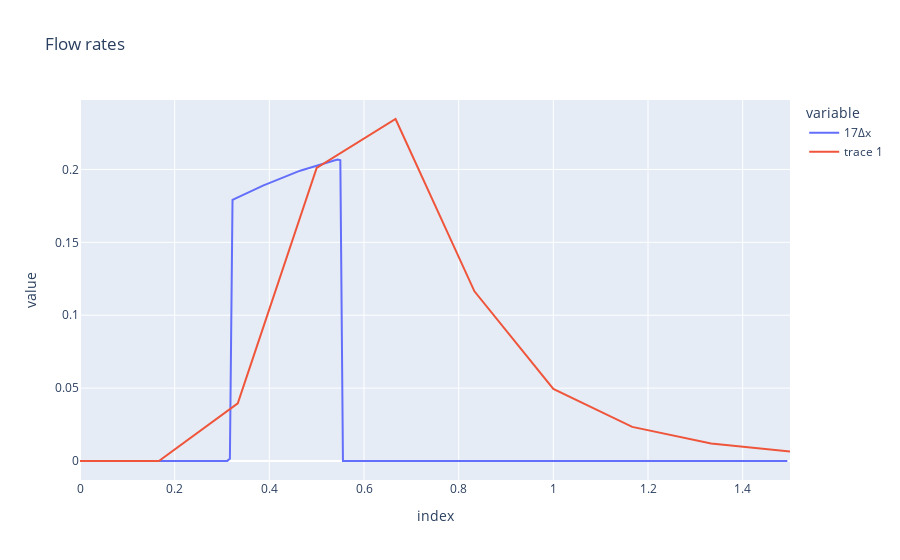

The notebook cell this image was saved under:
### Code cell
import plotly.express as px
import plotly.graph_objects as go
fig = px.line(df, x=df.index, y=['17Δx'], title="Flow rates")

observedtime=[]
for i in range(4,len(ObservedUS['Unsteady Plot'])):
    needtoconvert=float(ObservedUS['Unsteady Plot'][i])/60.00
    observedtime.append(needtoconvert)#need to add /3600 was getting error unsupported operand type(s) for /: 'str' and 'int'
#print(observedtime)

observedflow=[]
for i in range(4,len(ObservedUS['Unnamed: 1'])):
    observedprt2y=float(ObservedUS['Unnamed: 1'][i])*.3
    observedflow.append(observedprt2y)

#print(observedflow)
fig.add_trace(go.Scatter(x=observedtime,y=observedflow, mode="lines"))
fig.show()

#fig.write_html(r'C:\Users\AnnaA\Downloads\chapter7fig2.html')
print(observedflow)

### Figure 1 — Plotly figure (JSON) as saved in the notebook; plotly's stock layout.template omitted (floating-point values rounded to 4 significant figures; data arrays with more than 128 entries replaced by an {"elided": "..."} marker saying what was removed)
{"data": [{"hovertemplate": "variable=17Δx<br>index=%{x}<br>value=%{y}<extra></extra>", "legendgroup": "17Δx", "line": {"color": "#636efa", "dash": "solid"}, "mode": "lines", "name": "17Δx", "orientation": "v", "showlegend": true, "type": "scatter", "x": {"elided": "270 float values"}, "xaxis": "x", "y": {"elided": "270 float values"}, "yaxis": "y"}, {"mode": "lines", "type": "scatter", "x": [0, 0.1667, 0.3333, 0.5, 0.6667, 0.8333, 1, 1.167, 1.333, 1.5], "y": [0, 0, 0.0396, 0.201, 0.2346, 0.1164, 0.0495, 0.0234, 0.012, 0.0066]}], "layout": {"legend": {"title": {"text": "variable"}, "tracegroupgap": 0}, "title": {"text": "Flow rates"}, "xaxis": {"anchor": "y", "domain": [0, 1], "title": {"text": "index"}}, "yaxis": {"anchor": "x", "domain": [0, 1], "title": {"text": "value"}}}}
